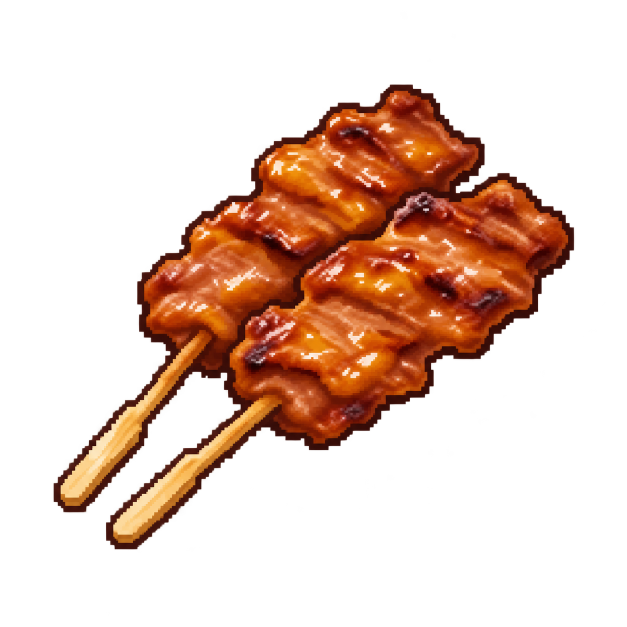
#> input picture assets/reference/moo-ping/moo_ping_source.png, 1254 x 1254 px (shown at 1/2 size)
$ python make-moo-ping.py
#> lines starting #> are read from the running program, lines starting #| are printed output that depends on the picture; after the words box and inside, x2 and y2 are one past the last pixel; in counts of white or black regions, pixels touching at a corner belong together
# 「甘いムーピン」の絵（2026年11月。いただいた絵 assets/reference/moo-ping/moo_ping_source.png。描き直しはしない）：python3 -I tools/make-moo-ping.py
# 道具の一覧用 48×48（assets/items-v2/moo_ping.png）。ほかの道具の絵と同じく、絵の部分を切り出して縦横の長い方を 42 ドットにし、中央に置く。
# 床に置いたときの 32×32 は tools/make-items-v2-floor.py で作る（ほかの道具と同じ縮め方）
import os
import numpy as np
from PIL import Image
ROOT = os.path.join(os.path.dirname(os.path.abspath(__file__)), '..')
src = Image.open(os.path.join(ROOT, 'assets/reference/moo-ping/moo_ping_source.png')).convert('RGBA')
#> src is the input picture: PIL image 1254x1254 RGBA; mean R, G, B, A 46.4, 20.7, 8.5, 69.2
a = np.array(src); a[a[:, :, 3] <= 40] = 0   # ほぼ透明なかすかな点は消す
#> after `a[a[:, :, 3] <= 40] = 0`:
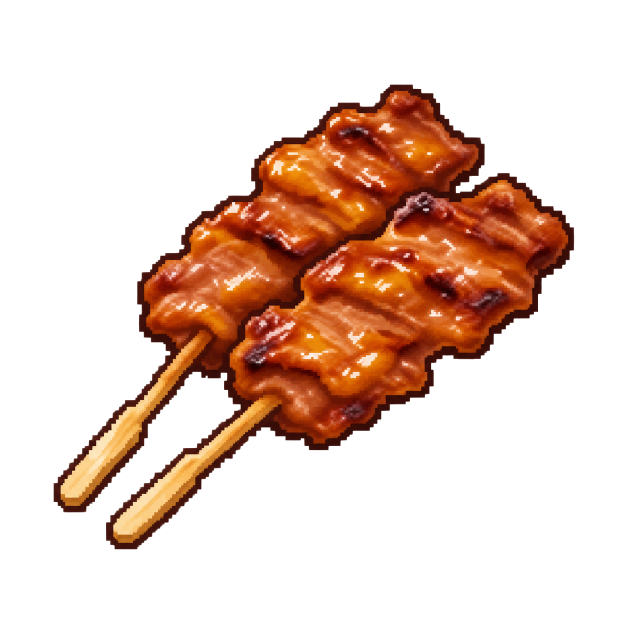
#> a: shape (1254, 1254, 4) (shown at 1/2 size); 1.52% of pixels changed, all inside (x1, y1, x2, y2) = (0, 20, 1226, 1254); transparent parts drawn white
src = Image.fromarray(a)
src = src.crop(src.getchannel('A').getbbox())
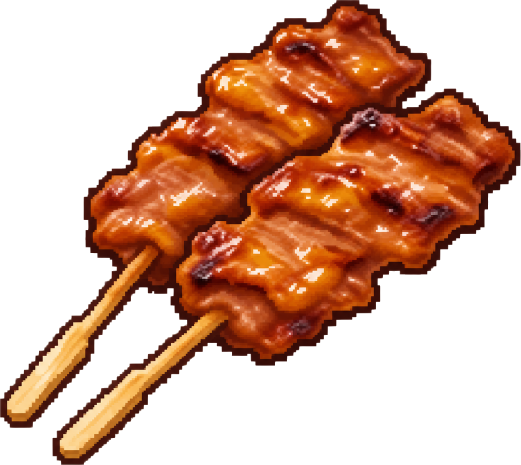
#> src: PIL image 1042x930 RGBA (shown at 1/2 size); mean R, G, B, A 74.1, 33.2, 13.7, 112.2; transparent parts drawn white
k = 42 / max(src.size)
#> k = 0.0403
im = src.resize((max(1, round(src.width * k)), max(1, round(src.height * k))), Image.LANCZOS)
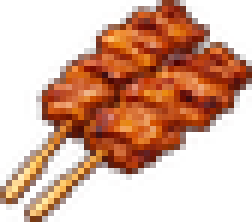
#> im: PIL image 42x37 RGBA (shown 6 times larger); mean R, G, B, A 80.8, 35.4, 14.7, 112.5; transparent parts drawn white
cv = Image.new('RGBA', (48, 48), (0, 0, 0, 0))
#> cv: PIL image 48x48 RGBA; every value is 0
cv.alpha_composite(im, ((48 - im.width) // 2, (48 - im.height) // 2))
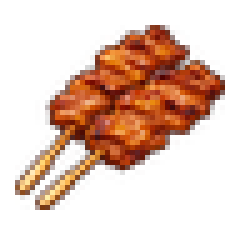
#> cv: PIL image 48x48 RGBA (shown 5 times larger); mean R, G, B, A 54.5, 23.8, 9.9, 75.8; transparent parts drawn white
cv.save(os.path.join(ROOT, 'assets/items-v2/moo_ping.png'), optimize=True)
print('moo_ping.png', im.size)
#| moo_ping.png (42, 37)
